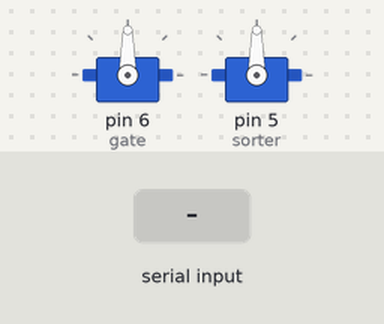
Simulated run of this sketch. Board: Arduino Uno, built with avr-gcc and run on an emulated ATmega328P. Shown: 2 × servo. The test bench sets the inputs (shaded band). What the sketch prints to the serial monitor is not drawn.

Above: at 1.2 s.
1.3 s: "1\n" received over Serial
2.8 s: "2\n" received over Serial
Timing chart, 0 to 5.8 s (numbered marks = the images above; inputs shaded):
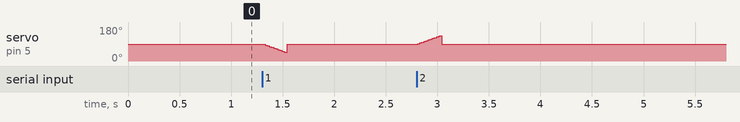

Measured:
- after the input at 2.8 s, servo on pin 5 (sorter): rises from 90° to 134° in 0.21 s, then falls to 90° in 0.02 s

The sketch:

sorter_Lemon1.1.ino
```cpp
#include <Servo.h>

Servo gate;
Servo sorter;// create servo object to control a servo
int Lemon;

int a = 90;    // variable to store the servo position
int b = 90;

void setup() {
  gate.attach(6);  // attaches the servo on pin 9 to the servo object
  sorter.attach(5);

  //first condition of gates and sorter
  gate.write(90);
  delay(5);
  sorter.write(90);
  delay(5);

 //serial
Serial.begin(115200);
 Serial.setTimeout(1); // put your setup code here, to run once:

}

void loop() {
 while (!Serial.available());
 Lemon = Serial.readString().toInt();
 Serial.print(Lemon);

if (Lemon == 1) {
  sorting();
  gating();
  Serial.println("matang");
  delay(5);
}
else if (Lemon == 2) {
  sorting2();
  gating();
   Serial.println("tidak matang");
  delay(5);
}
 gate.write(90);
  delay(5);
  sorter.write(90);
  delay(5);

}
void gating() {
  for (a = 90; a <= 45; a += 1) { // goes from 0 degrees to 45 degrees
    // in step   \=oooooooooooos of 1 degree
    gate.write(a);              // tell servo to go to position in variable 'pos'
    delay(20);
   }
    }

void sorting() {
  for (b = 90; b >= 45; b -= 2) { // goes from 90 degrees to 45 degrees
    sorter.write(b);
    delay(10);

  }
}

void sorting2() {
  for (b = 90; b <= 135; b += 2) { // goes from 90 degrees to 135 degrees
    sorter.write(b);
    delay(10);

  }
}
```
